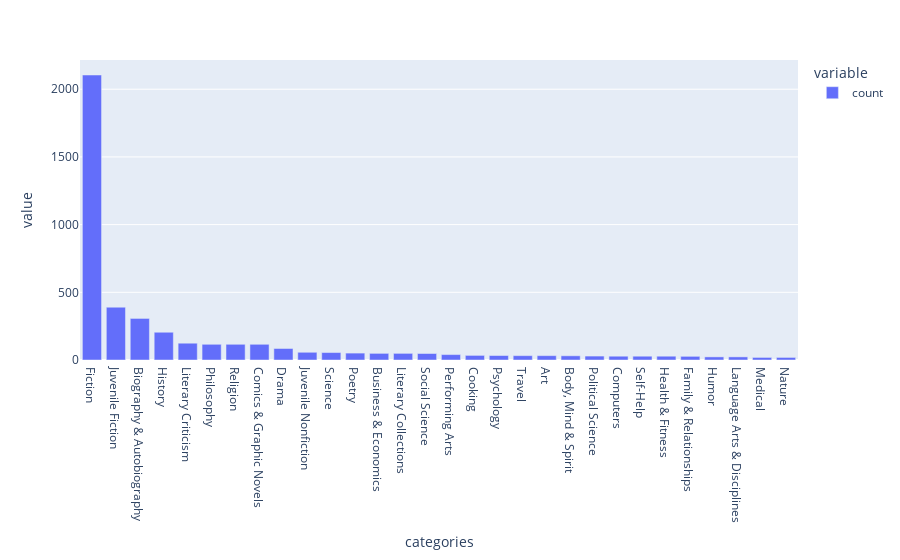

Notebook code cell kept with this figure:
### Markdown cell above
## Text classification (Zero-Shot Classification)

### Code cell
import plotly_express as px
px.bar(cleaned_df.categories.value_counts()[:30])

### Figure 1 — Plotly figure (JSON) as saved in the notebook; plotly's stock layout.template omitted (floating-point values rounded to 4 significant figures)
{"data": [{"hovertemplate": "variable=count<br>categories=%{x}<br>value=%{y}<extra></extra>", "legendgroup": "count", "marker": {"color": "#636efa", "pattern": {"shape": ""}}, "name": "count", "orientation": "v", "showlegend": true, "textposition": "auto", "type": "bar", "x": ["Fiction", "Juvenile Fiction", "Biography & Autobiography", "History", "Literary Criticism", "Philosophy", "Religion", "Comics & Graphic Novels", "Drama", "Juvenile Nonfiction", "Science", "Poetry", "Business & Economics", "Literary Collections", "Social Science", "Performing Arts", "Cooking", "Psychology", "Travel", "Art", "Body, Mind & Spirit", "Political Science", "Computers", "Self-Help", "Health & Fitness", "Family & Relationships", "Humor", "Language Arts & Disciplines", "Medical", "Nature"], "xaxis": "x", "y": [2105, 390, 307, 205, 124, 116, 116, 116, 85, 57, 55, 51, 49, 49, 48, 40, 34, 33, 32, 32, 31, 29, 28, 28, 28, 27, 23, 23, 19, 19], "yaxis": "y"}], "layout": {"barmode": "relative", "legend": {"title": {"text": "variable"}, "tracegroupgap": 0}, "margin": {"t": 60}, "xaxis": {"anchor": "y", "domain": [0, 1], "title": {"text": "categories"}}, "yaxis": {"anchor": "x", "domain": [0, 1], "title": {"text": "value"}}}}
